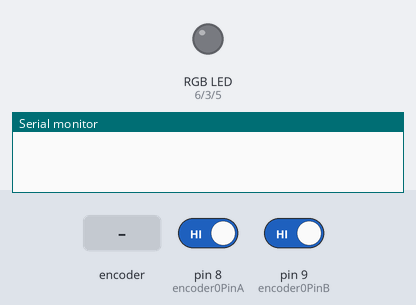
This sketch was run on a simulated Arduino Uno, built with avr-gcc and run on an emulated ATmega328P. Shown: an RGB LED mixed from three pins (HIGH = lit), the last lines printed to the serial monitor. Inputs (shaded band) come from the test bench; at power-on: pin 8 (encoder0PinA) HIGH, pin 9 (encoder0PinB) HIGH.

Above: at 1.2 s.
1.3 s: rotary encoder on pin 8 (encoder0PinA) / pin 9 (encoder0PinB) turned 3 steps (first pin leading)
At 2.8 s:
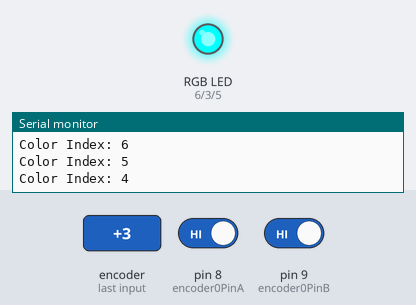
3.4 s: rotary encoder on pin 8 (encoder0PinA) / pin 9 (encoder0PinB) turned 1 step (first pin leading)
At 4.1 s:
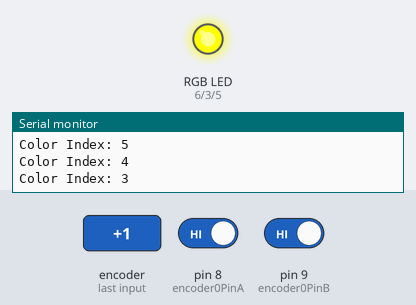
5.1 s: rotary encoder on pin 8 (encoder0PinA) / pin 9 (encoder0PinB) turned 1 step (first pin leading)
At 6.4 s:
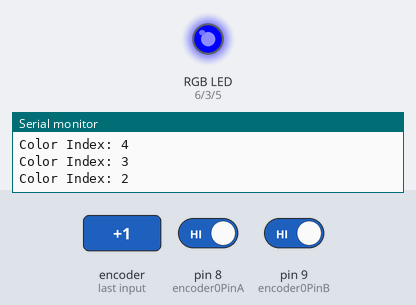
6.8 s: rotary encoder on pin 8 (encoder0PinA) / pin 9 (encoder0PinB) turned 1 step (first pin leading)
At 7.8 s:
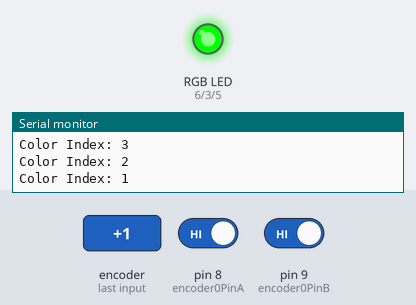
8.5 s: rotary encoder on pin 8 (encoder0PinA) / pin 9 (encoder0PinB) turned 1 step (first pin leading)
At 9.1 s:
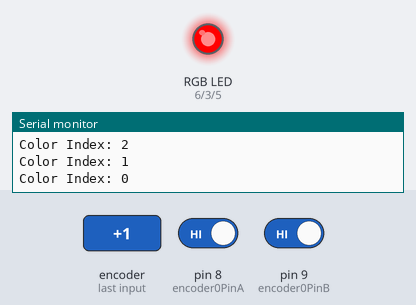
Timing chart, 0 to 11.2 s (numbered marks = the images above; inputs shaded):
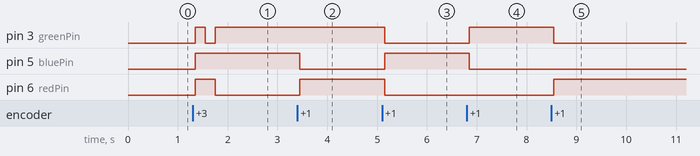

Measured:
- after the input at 1.3 s, pin 3 (greenPin): LOW → HIGH after 0.05 s, → LOW 0.20 s later, → HIGH 0.20 s later; pin 5 (bluePin): LOW → HIGH after 0.05 s; pin 6 (redPin): LOW → HIGH after 0.05 s, → LOW 0.40 s later
- after the input at 3.4 s, pin 5 (bluePin): HIGH → LOW after 0.05 s; pin 6 (redPin): LOW → HIGH after 0.05 s
- after the input at 5.1 s, pin 3 (greenPin), pin 6 (redPin): HIGH → LOW after 0.05 s; pin 5 (bluePin): LOW → HIGH after 0.05 s
- after the input at 6.8 s, pin 3 (greenPin): LOW → HIGH after 0.05 s; pin 5 (bluePin): HIGH → LOW after 0.05 s
- after the input at 8.5 s, pin 3 (greenPin): HIGH → LOW after 0.05 s; pin 6 (redPin): LOW → HIGH after 0.05 s

The sketch:

RE_RGB.ino
```cpp
// first
const int encoder0PinA = 8;
const int encoder0PinB = 9;

const int redPin = 6;
const int greenPin = 3;
const int bluePin = 5;

int encoder0Pos = 0;
int encoder0PinALast = LOW;
int n = LOW;

const int colors[][3] = {
  {255, 0, 0},   // Red
  {0, 255, 0},   // Green
  {0, 0, 255},   // Blue
  {255, 255, 0}, // Yellow
  {0, 255, 255}, // Cyan
  {255, 0, 255}, // Magenta
  {255, 255, 255}// White
};
const int numColors = 7;

unsigned long lastDebounceTime = 0;
const unsigned long debounceDelay = 5; // Minimum milliseconds between valid steps

void setup() {
  pinMode(encoder0PinA, INPUT_PULLUP);
  pinMode(encoder0PinB, INPUT_PULLUP);
  pinMode(redPin, OUTPUT);
  pinMode(greenPin, OUTPUT);
  pinMode(bluePin, OUTPUT);
  Serial.begin(9600);
}

void loop() {
  n = digitalRead(encoder0PinA);

  if ((encoder0PinALast == LOW) && (n == HIGH)) {
    // Check if enough time has passed to ignore bounce noise
    if (millis() - lastDebounceTime > debounceDelay) {
      if (digitalRead(encoder0PinB) == LOW) {
        encoder0Pos--;
      } else {
        encoder0Pos++;
      }

      encoder0Pos = (encoder0Pos + numColors) % numColors;

      analogWrite(redPin, colors[encoder0Pos][0]);
      analogWrite(greenPin, colors[encoder0Pos][1]);
      analogWrite(bluePin, colors[encoder0Pos][2]);

      Serial.print("Color Index: ");
      Serial.println(encoder0Pos);

      lastDebounceTime = millis();
    }
  }
  encoder0PinALast = n;
}
```
